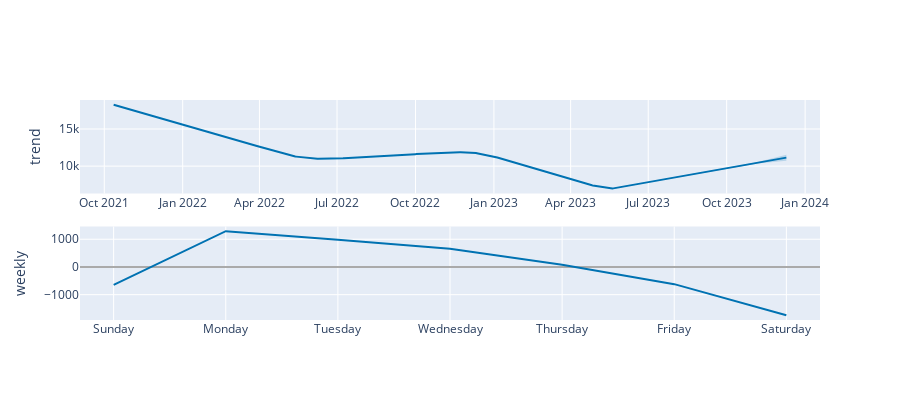

Notebook code for this chart:
### Code cell
plot_components_plotly(m, forecast)

### Figure 1 — Plotly figure (JSON) as saved in the notebook; plotly's stock layout.template omitted (floating-point values rounded to 4 significant figures; data arrays with more than 128 entries replaced by an {"elided": "..."} marker saying what was removed)
{"data": [{"line": {"color": "#0072B2", "width": 2}, "mode": "lines", "name": "trend", "type": "scatter", "x": {"elided": "790 str values"}, "xaxis": "x", "y": {"elided": "790 float values"}, "yaxis": "y"}, {"line": {"color": "rgba(0, 114, 178, 0.2)", "width": 0}, "mode": "lines", "name": "trend_upper", "type": "scatter", "x": {"elided": "790 str values"}, "xaxis": "x", "y": {"elided": "790 float values"}, "yaxis": "y"}, {"fill": "tonexty", "fillcolor": "rgba(0, 114, 178, 0.2)", "line": {"color": "rgba(0, 114, 178, 0.2)", "width": 0}, "mode": "lines", "name": "trend_lower", "type": "scatter", "x": {"elided": "790 str values"}, "xaxis": "x", "y": {"elided": "790 float values"}, "yaxis": "y"}, {"line": {"color": "#0072B2", "width": 2}, "mode": "lines", "name": "weekly", "type": "scatter", "x": ["2017-01-01T00:00:00", "2017-01-02T00:00:00", "2017-01-03T00:00:00", "2017-01-04T00:00:00", "2017-01-05T00:00:00", "2017-01-06T00:00:00", "2017-01-07T00:00:00"], "xaxis": "x2", "y": [-645.8, 1292.0, 986.2, 653.5, 79.4, -619.7, -1745.0], "yaxis": "y2"}], "layout": {"height": 400, "showlegend": false, "width": 900, "xaxis": {"anchor": "y", "domain": [0, 1], "range": ["2021-09-02T13:12:00", "2024-01-18T10:48:00"], "type": "date"}, "xaxis2": {"anchor": "y2", "domain": [0, 1], "range": ["2016-12-31T16:48:00", "2017-01-07T07:12:00"], "tickformat": "%A", "type": "date"}, "yaxis": {"anchor": "x", "domain": [0.575, 1], "rangemode": "normal", "title": {"text": "trend"}, "zerolinecolor": "#AAA"}, "yaxis2": {"anchor": "x2", "domain": [0, 0.425], "title": {"text": "weekly"}, "zerolinecolor": "#AAA"}}}
